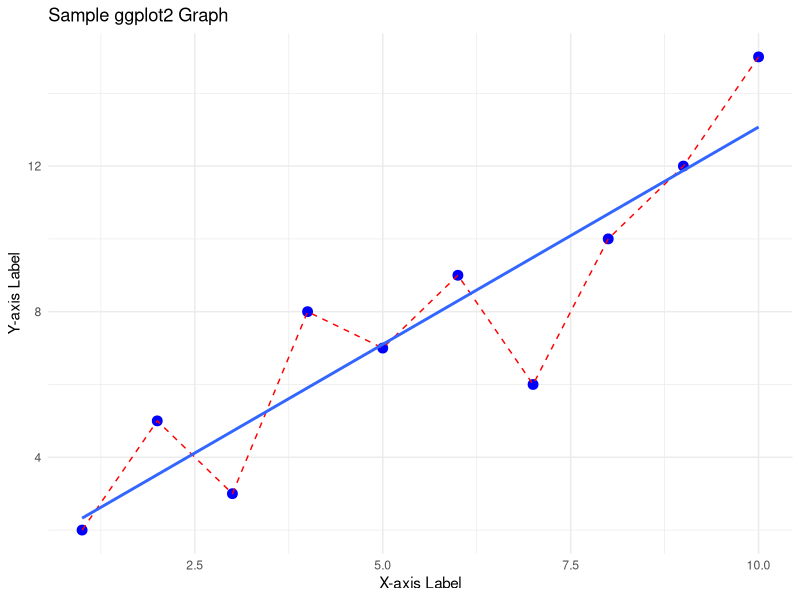

The R script that drew this image:
# Install ggplot2 if needed

if (!requireNamespace("ggplot2", quietly = TRUE)) {
  install.packages("ggplot2")
}

# Load ggplot2
library(ggplot2)

# Create sample data (using a safer name)
plot_data <- data.frame(
  x = 1:10,
  y = c(2, 5, 3, 8, 7, 9, 6, 10, 12, 15)
)

# Generate the plot (now error-free)
ggplot(plot_data, aes(x = x, y = y)) +  # Use 'plot_data' instead of 'data'
  geom_point(size = 3, color = "blue") +
  geom_line(color = "red", linetype = "dashed") +
  geom_smooth(method = "lm", se = FALSE) +
  labs(
    title = "Sample ggplot2 Graph",
    x = "X-axis Label",
    y = "Y-axis Label"
  ) +
  theme_minimal()